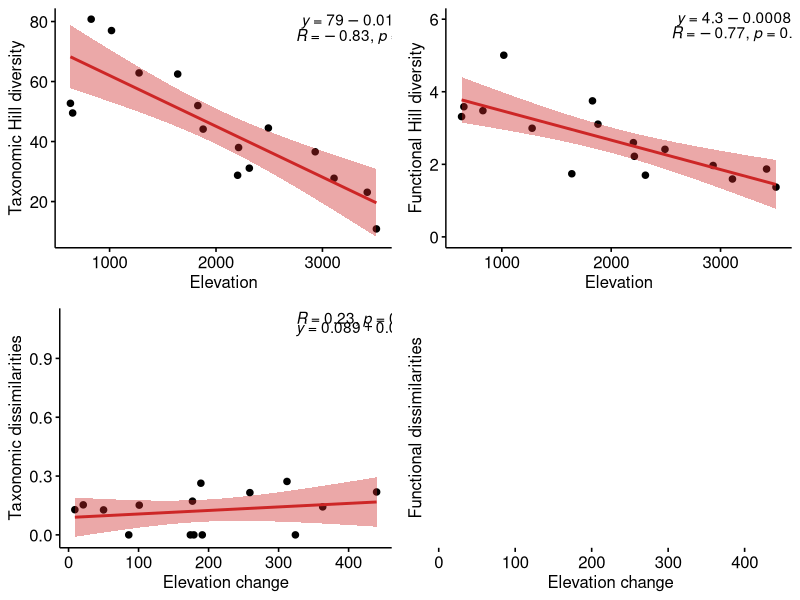

This figure's R source:
# Imports
library(ggpubr)
library(ggplot2)

# Load data
df_indices = read.csv("Data/AlphFD_Indexvalues_270122.csv", sep = ",")
df_betafd = read.csv("Data/20012022_BetaFD_Stand_NoRC.csv", sep = ",")
df_betatd = read.csv("Data/Beta_funct_div_matrix.csv", sep = ",")
elev1 <- read.csv("Data/Altitudes_13052021.csv", sep = ";")

# Add plot names as indices and delete column with names
row.names(df_betatd) <- df_betatd$X
df_betatd[1] <- NULL

row.names(df_betafd) <- df_betafd$X
df_betafd[1] <- NULL

# a) Regression between alpha diversity (expressed with Hill numbers) and elevation
alp_vs_elev = ggscatter(df_indices, x = "Elevation", y = "TD_Hill",
                        ylab= "Taxonomic Hill diversity",
                      color = "black", shape = 20, size = 3,
                      conf.int = TRUE,
                      add = "reg.line",
                      add.params = list(color = "firebrick3", linetype = "solid"))+ # Customize reg. line +
            stat_cor(label.x = 2750, label.y = 75) +
            stat_regline_equation(label.x = 2800, label.y = 80)


# b) Regression between functional diversity (expressed with Hill numbers) and elevation
funct_vs_elev = ggscatter(df_indices, x = "Elevation", y = "FD_Hills_q2",
                        ylim  = c(0,6),
                        ylab= "Functional Hill diversity",
                        color = "black", shape = 20, size = 3,
                        conf.int = TRUE,
                        add = "reg.line",
                        add.params = list(color = "firebrick3", linetype = "solid"))+ # Customize reg. line +
                stat_cor(label.x = 2550, label.y = 5.6) +
                stat_regline_equation(label.x = 2600, label.y = 6)

# c) Taxonomic dissimilarities among plots based on their altitudinal distance
# Create the summary table
# Create a dataframe with elevation ranges
elev_change_num <- c(21, 174, 191, 259, 363, 
                 189, 50, 324, 9, 101, 
                 179, 440, 177, 312, 86)

elev_change_cat <- c('632-653', '653-827', '827-1018', '1018-1277', '1277-1640', 
                     '1640-1829', '1829-1879', '1879-2203', '2203-2212', '2212-2313', 
                     '2313-2492', '2492-2932', '2932-3109', '3109-3421', '3421-3507')

df_elevchangetd <- data.frame(elev_change_num, stringsAsFactors = TRUE)

# Obtain data from the observed values and put it into the previous dataframe
obs_val <- c()
idx1 <- 1
idx2 <- 2

for(i in 1:length(df_elevchangetd$elev_change_num)){
  obs_val <- c(obs_val, df_betatd[idx1,idx2])
  idx1 <- idx1 + 1
  idx2 <- idx2 + 1
}

df_elevchangetd$'Distances' <- obs_val

# Create the plot
tax_dis_elev <- ggscatter(df_elevchangetd, x = "elev_change_num", y = "Distances",
                         ylab= "Taxonomic dissimilarities",
                         xlab = "Elevation change",
                         #ylim = c(0.3,1),
                         color = "black", shape = 20, size = 3,
                         conf.int = TRUE,
                         add = "reg.line",
                         add.params = list(color = "firebrick3", linetype = "solid"))+ # Customize reg. line +
stat_cor(label.x = 325, label.y = 1.1) +
stat_regline_equation(label.x = 325, label.y = 1.05)

# d) Functional dissimilarities among plots based on their altitudinal distance
df_elevchangefd <- data.frame(elev_change_num, stringsAsFactors = TRUE)

# Obtain data from the observed values and put it into the previous dataframe
obs_val <- c()
idx1 <- 1
idx2 <- 2

for(i in 1:length(df_elevchangefd$elev_change_num)){
  obs_val <- c(obs_val, df_betafd[idx1,idx2])
  idx1 <- idx1 + 1
  idx2 <- idx2 + 1
}

df_elevchangefd$'Distances' <- obs_val

# Create the plot
funct_dis_elev = ggscatter(df_elevchangefd, x = "elev_change_num", y = "Distances",
                         ylab= "Functional dissimilarities",
                         xlab = "Elevation change",
                         #ylim = c(0.3,1),
                         color = "black", shape = 20, size = 3,
                         conf.int = TRUE,
                         add = "reg.line",
                         add.params = list(color = "firebrick3", linetype = "solid"))+ # Customize reg. line +
  stat_cor(label.x = 325, label.y = 1.1) +
  stat_regline_equation(label.x = 325, label.y = 1.05)

# Put the four plots in a single figure
final_plot = ggarrange(alp_vs_elev, funct_vs_elev, 
          tax_dis_elev, funct_dis_elev,
          ncol = 2, nrow = 2)

# Export final plot
ggsave(filename = "Outputs/Figure1.png",
       plot = final_plot, 
       width = 13,
       height = 11,
       units = "in")

